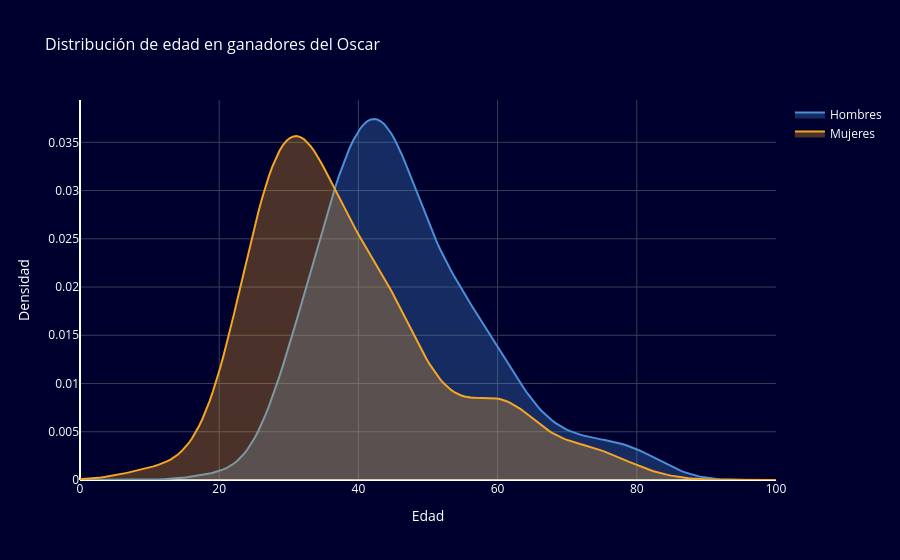

Source (notebook cell):
### Code cell
import plotly.graph_objects as go
import numpy as np
from scipy.stats import gaussian_kde

acting_winners = acting[acting['Winner']==True]
hombres = acting_winners[acting_winners['gender']=='M']['Age']
mujeres = acting_winners[acting_winners['gender']=='F']['Age']

x = np.linspace(0, 100, 200)
kde_m = gaussian_kde(hombres)(x)
kde_f = gaussian_kde(mujeres)(x)

fig = go.Figure()

fig.add_trace(go.Scatter(x=x, y=kde_m, fill='tozeroy', name='Hombres',
                          fillcolor='rgba(74, 144, 217, 0.3)', 
                          line=dict(color='#4A90D9', width=2)))

fig.add_trace(go.Scatter(x=x, y=kde_f, fill='tozeroy', name='Mujeres',
                          fillcolor='rgba(245, 166, 35, 0.3)', 
                          line=dict(color='#F5A623', width=2)))

fig.update_layout(
    title=dict(text='Distribución de edad en ganadores del Oscar', 
               font=dict(color='white', size=16)),
    xaxis_title='Edad',
    yaxis_title='Densidad',
    plot_bgcolor='#00002e',
    paper_bgcolor='#00002e',
    font=dict(color='white'),
    xaxis=dict(gridcolor='#334155'),
    yaxis=dict(gridcolor='#334155'),
    legend=dict(bgcolor='#00002e', font=dict(color='white'))
)

fig.show()

### Figure 1 — Plotly figure (JSON) as saved in the notebook; plotly's stock layout.template omitted (floating-point values rounded to 4 significant figures; data arrays with more than 128 entries replaced by an {"elided": "..."} marker saying what was removed)
{"data": [{"fill": "tozeroy", "fillcolor": "rgba(74, 144, 217, 0.3)", "line": {"color": "#4A90D9", "width": 2}, "name": "Hombres", "type": "scatter", "x": {"elided": "200 float values"}, "y": {"elided": "200 float values"}}, {"fill": "tozeroy", "fillcolor": "rgba(245, 166, 35, 0.3)", "line": {"color": "#F5A623", "width": 2}, "name": "Mujeres", "type": "scatter", "x": {"elided": "200 float values"}, "y": {"elided": "200 float values"}}], "layout": {"font": {"color": "white"}, "legend": {"bgcolor": "#00002e", "font": {"color": "white"}}, "paper_bgcolor": "#00002e", "plot_bgcolor": "#00002e", "title": {"font": {"color": "white", "size": 16}, "text": "Distribución de edad en ganadores del Oscar"}, "xaxis": {"gridcolor": "#334155", "title": {"text": "Edad"}}, "yaxis": {"gridcolor": "#334155", "title": {"text": "Densidad"}}}}
